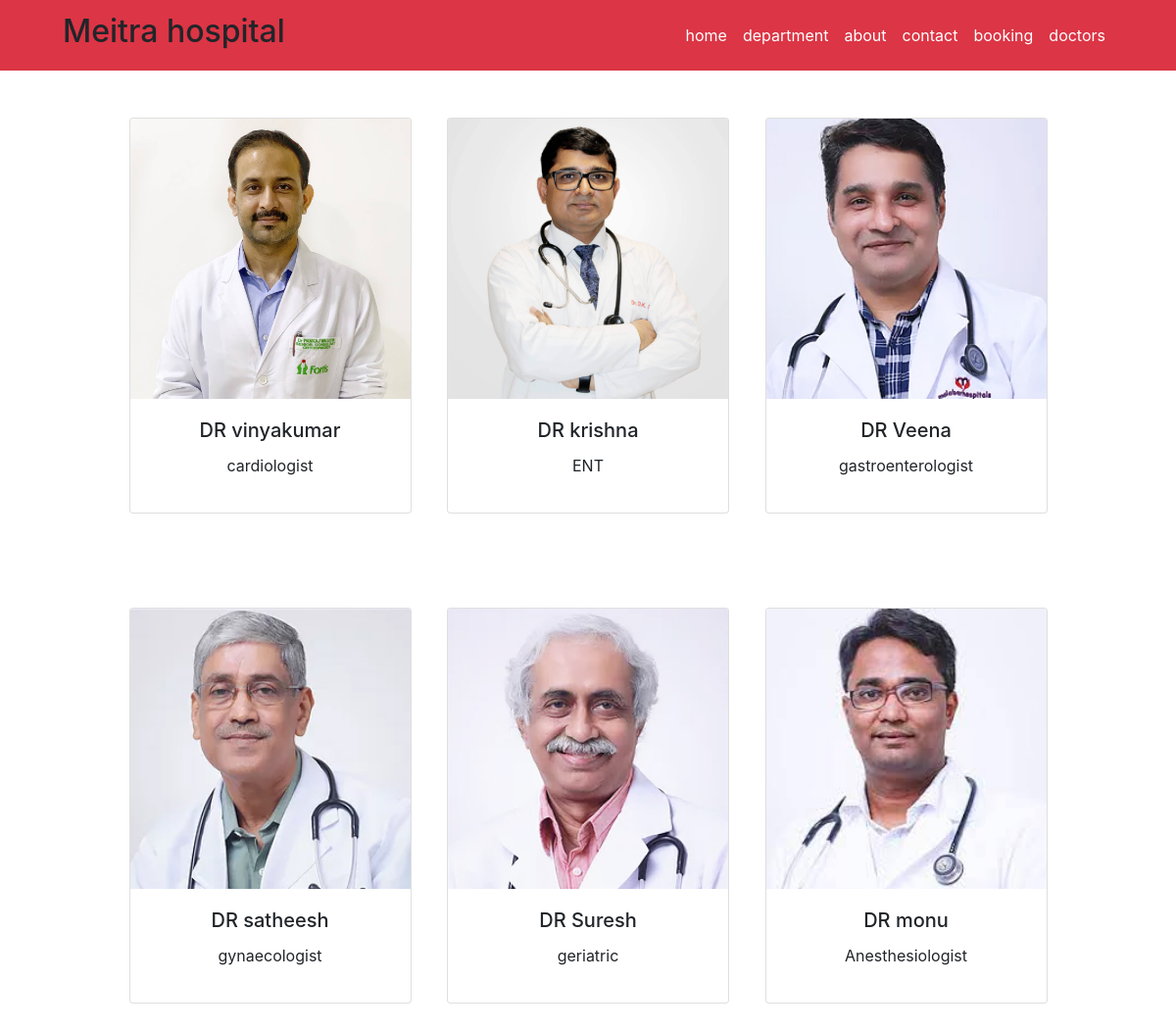
The app's page /doctors/ with its own data.
### home/models.py (models this page shows, shortened)
class Doctors(models.Model):
     doc_name=models.CharField(max_length=255)
     doc_spec=models.CharField(max_length=255)
     dpt_name = models.ForeignKey(Departments,on_delete=models.CASCADE)
     doc_image = models.ImageField(upload_to='doctors')

### home/views.py (the view)
# urls.py: path('doctors/',views.doctors,name='doctors'),
def doctors(request):
    dict_docs = {
        'doctors': Doctors.objects.all()
    }
    return render(request,'doctors.html',dict_docs)

### templates/doctors.html (shortened to what this page needs)
{% extends 'base.html'%}
{% block content %}
<div class="container text-center">
    {% for i in doctors %}
<div class="card text-center mx-3 my-5" style="width: 18rem;display:inline-block ">
        <img class="card-img-top" src="{{i.doc_image.url}}" alt="card image">
        <div class="card-body">
          <h5 class="card-title">{{i.doc_name}}</h5>
          <p class="card-text">{{i.doc_spec}}</p>
        </div>
      </div>
{% endfor %}
</div>
{% endblock %}

### templates/base.html (shortened to what this page needs)
<!DOCTYPE html>
<html>
    <head>
        <link rel="stylesheet" href="https://cdn.jsdelivr.net/npm/bootstrap-icons@1.10.2/font/bootstrap-icons.css">
        <link rel="stylesheet" href="https://cdn.jsdelivr.net/npm/bootstrap@4.6.2/dist/css/bootstrap.min.css">
    </head>
    <body>
        <nav class="navbar navbar-expand-lg navbar-light bg-danger ">
            <h2 class="ml-5" >Meitra hospital</h2>
            <div class="collapse navbar-collapse justify-content-end my-2 mr-5" id="navbarSupportedContent">
              <ul class="navbar-nav ">
                <li class="nav-item">
                    <a class="nav-link text-white" href="{% url 'home' %}">home</a>
                </li>
                <li class="nav-item">
                    <a class="nav-link text-white" href="{% url 'department' %}">department</a>
                  </li>
                  <li class="nav-item">
                    <a class="nav-link text-white" href="{% url 'about' %}">about</a>
                  </li>
                  <li class="nav-item">
                    <a class="nav-link text-white"  href="{% url 'contact' %}">contact</a>
                  </li>
                  <li class="nav-item">
                    <a class="nav-link text-white"  href="{% url 'booking' %}">booking</a>
                  </li>
                  <li class="nav-item">
                    <a class="nav-link text-white" href="{% url 'doctors' %}">doctors</a></a>
                  </li>
            </div>
          </nav>
        {% block content %} {% endblock %}
    </body>
</html>

### records on screen
Doctors: doc_image (picture), doc_name "DR vinyakumar", doc_spec "cardiologist"
Doctors: doc_image (picture), doc_name "DR krishna", doc_spec "ENT"
Doctors: doc_image (picture), doc_name "DR Veena", doc_spec "gastroenterologist"
Doctors: doc_image (picture), doc_name "DR satheesh", doc_spec "gynaecologist"
Doctors: doc_image (picture), doc_name "DR Suresh", doc_spec "geriatric"
Doctors: doc_image (picture), doc_name "DR monu", doc_spec "Anesthesiologist"
